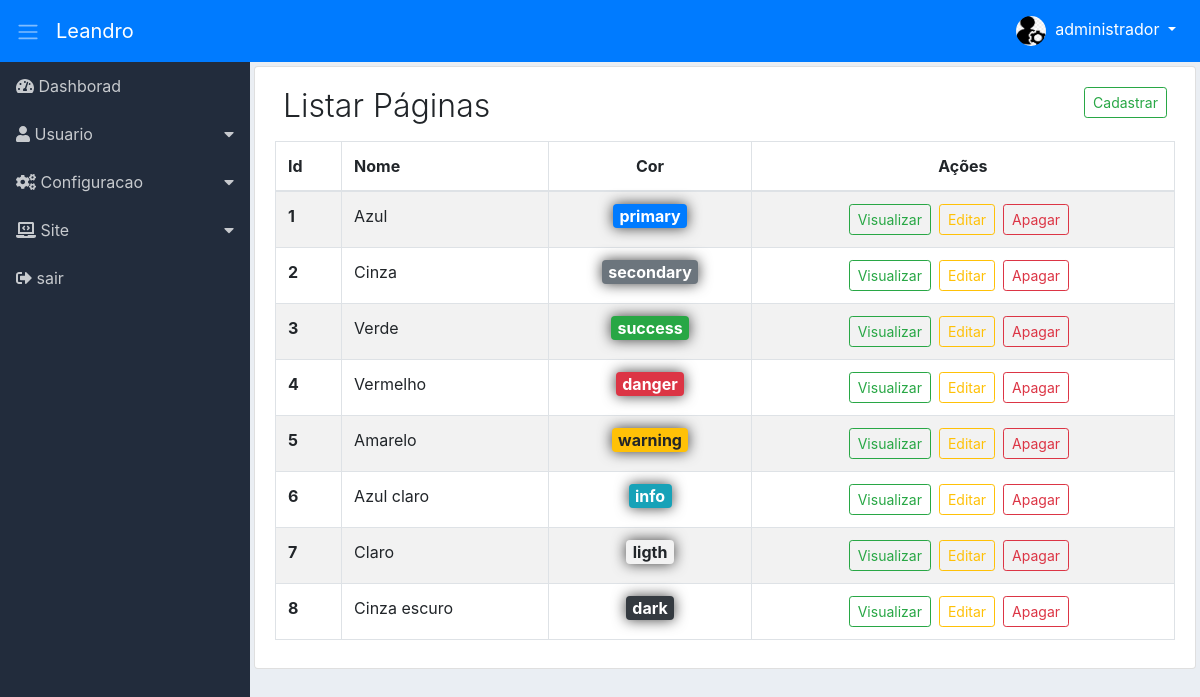
The app's page /adm/list-color/list-colors (signed in) with its own data.
### tables this page shows
CREATE TABLE `adms_niveis_acessos_paginas` (
  `id` int(11) NOT NULL,
  `permissao` int(11) NOT NULL,
  `ordem` int(11) NOT NULL,
  `dropdown` int(11) NOT NULL DEFAULT 2,
  `lib_menu` int(11) NOT NULL DEFAULT 2,
  `adms_menu_id` int(11) NOT NULL DEFAULT 4,
  `adms_niveis_acesso_id` int(11) NOT NULL,
  `adms_pagina_id` int(11) NOT NULL,
  `created` datetime NOT NULL,
  `modified` datetime DEFAULT NULL
);

CREATE TABLE `adms_menus` (
  `id` int(11) NOT NULL,
  `nome` varchar(220) NOT NULL,
  `icone` varchar(40) NOT NULL,
  `ordem` int(11) NOT NULL,
  `adms_situacao_id` int(11) NOT NULL,
  `created` datetime NOT NULL,
  `modified` datetime DEFAULT NULL
);

CREATE TABLE `adms_cors` (
  `id` int(11) NOT NULL,
  `nome` varchar(220) NOT NULL,
  `cor` varchar(40) NOT NULL,
  `created` datetime NOT NULL,
  `modified` datetime DEFAULT NULL
);

### adm/module/administrative/Controllers/ListColor.php (called while the page is built, shortened)
<?php
class ListColor
{
    private $dados;
    public function listColors($pageId = null)
    {
        $this->pageId = (int) $pageId;
        $button = [
            'cadColor' => [
                'menu_controller' => 'register-new-color',
                'menu_metodo' => 'register-info-color'],
            'viewColor' => [
                'menu_controller' => 'view-info-color',
                'menu_metodo' => 'detail-info-color'],
            'editColor' => [
                'menu_controller' => 'edit-color',
                'menu_metodo' => 'edit-info-color'],
            'deleteColor' => [
                'menu_controller' => 'delete-color',
                'menu_metodo' => 'remove-color']
        ];
        $listButton = new \Module\administrative\Models\AdmsButton();
        $this->dados['buttonsColor'] = $listButton->validateButton($button);
        $listMenu = new \Module\administrative\Models\AdmsMenu();
        $this->dados['menu'] = $listMenu->itemMenu();
        $listColor = new \Module\administrative\Models\AdmsListColor();
        $this->dados['listColors'] = $listColor->listColors($this->pageId);
        $this->dados['pagination'] = $listColor->getResultPg();
        $loadView = new \Config\ConfigView("administrative/Views/colors/listColors", $this->dados);
        $loadView->renderView();
    }
}

### adm/module/administrative/Models/helper/AdmsRead.php (called while the page is built, shortened)
<?php
class AdmsRead extends AdmsConn
{
    private $select;
    private $values;
    private $result;
    private $query;
    function getResult()
    {
        return $this->result;
    }
    public function fullRead($query, $parseString = null)
    {
        $this->select = (string) $query;
        if (!empty($parseString)) {
            parse_str($parseString, $this->values);
        }
        $this->exeInstruction();
    }
    private function exeInstruction()
    {
        $this->conection();
        try {
            $this->getInstruction();
            $this->query->execute();
            $this->result = $this->query->fetchAll();
        } catch (Exception $exc) {
            $this->result = null;
        }
    }
    private function conection()
    {
        $this->conn = parent::getConn();
        $this->query = $this->conn->prepare($this->select);
        $this->query->setFetchMode(PDO::FETCH_ASSOC);
    }
    private function getInstruction()
    {
        if ($this->values) {
            foreach ($this->values as $Link => $Valor) {
                if ($Link == 'limit' || $Link == 'offset') {
                    $Valor = (int) $Valor;
                }
                $this->query->bindValue(":{$Link}", $Valor,
                        (is_int($Valor) ? PDO::PARAM_INT : PDO::PARAM_STR));
            }
        }
    }
}

### adm/module/administrative/Models/helper/AdmsConn.php (called while the page is built, shortened)
<?php
class AdmsConn
{
    public static $host = HOST;
    public static $Uuser = USER;
    public static $pass = PASS;
    public static $dbname = DBNAME;
    private static $connect = null;
    private static function connect()
    {
        try {
            if (self::$connect == null) {
                self::$connect = new PDO('mysql:host=' .self::$host . ';dbname='
                . self::$dbname, self::$Uuser, self::$pass);
            }
        } catch (Exception $exc) {
            echo 'mensagem: ' . $exc->getMessage();
            die;
        }
        return self::$connect;
    }
    public function getConn()
    {
        return self::connect();
    }
}

### adm/module/administrative/Models/AdmsMenu.php (called while the page is built, shortened)
<?php
class AdmsMenu
{
    public function itemMenu()
    {
        $listMenu = new \Module\administrative\Models\helper\AdmsRead();
        $listMenu->fullRead(
                "SELECT
                    nivpg.dropdown,
                    men.id id_menu,
                    men.nome nome_menu,
                    men.icone icone_menu,
                    pg.id id_pg,
                    pg.menu_controller pg_controller,
                    pg.menu_metodo pg_metodo,
                    pg.nome_pagina pg_nome,
                    pg.icone pg_icon
                FROM
                    adms_niveis_acessos_paginas nivpg
                INNER JOIN
                    adms_menus men
                    ON men.id = nivpg.adms_menu_id
                INNER JOIN
                    adms_paginas pg
                    ON pg.id = nivpg.adms_pagina_id
                WHERE
                    nivpg.adms_niveis_acesso_id =:adms_niveis_acesso_id
                    AND nivpg.permissao =:permissao
                    AND nivpg.lib_menu =:lib_menu
                ORDER BY
                    men.ordem, nivpg.ordem ASC",
                "adms_niveis_acesso_id=" . $_SESSION['userAccessLevel'] . "&permissao=1&lib_menu=1");
        $this->result = $listMenu->getResult();
        return $this->result;
    }
}

### adm/module/administrative/Models/AdmsListColor.php (called while the page is built, shortened)
<?php
class AdmsListColor
{
    private $limitResult = 20;
    public function listColors($pageId = null)
    {
        $this->pageId = (int) $pageId;
        $pagination = new \Module\administrative\Models\helper\AdmsPagination(
                URLADM . 'list-color/list-colors');
        $pagination->condition($this->pageId, $this->limitResult);
        $pagination->pagination(
                "SELECT COUNT(id) as numResult
                FROM adms_cors",
                "ordem=" . $_SESSION['userOrdemAcesso']);
        $listColor = new \Module\administrative\Models\helper\AdmsRead();
        $listColor->fullRead(
                "SELECT id, nome, cor
                FROM adms_cors
                ORDER BY id ASC
                LIMIT :limit
                OFFSET :offset",
                "limit={$this->limitResult}&offset={$pagination->getOffSet()}");
        $this->result = $listColor->getResult();
        return $this->result;
    }
}

### adm/module/administrative/Models/helper/AdmsPagination.php (called while the page is built, shortened)
<?php
class AdmsPagination
{
    private $limitResult;
    private $offSet;
    private $result;
    function getResult()
    {
        return $this->result;
    }
    function getOffSet()
    {
        return $this->offSet;
    }
    public function condition($page, $limitResult)
    {
        $this->page = (int) $page ? $page : 1;
        $this->limitResult = (int) $limitResult;
        $this->offSet = ($this->page * $this->limitResult) - $this->limitResult;
    }
    public function pagination($query, $parseString = null)
    {
        $this->query = (string) $query;
        $this->parseString = (string) $parseString;
        $count = new \Module\administrative\Models\helper\AdmsRead();
        $count->fullRead($this->query, $this->parseString);
        $this->resultDb = $count->getResult();
        if ($this->resultDb[0]['numResult'] > $this->limitResult) {
            $this->instructionPagination();
        } else {
            $this->result = null;
        }
    }
}

### adm/module/administrative/Views/colors/listColors.php (the view, shortened to what this page needs)
<div class="content p-1">
    <div class="list-group-item">
        <div class="d-flex">
            <div class="mr-auto p-2">
                <h2 class="display-4 titulo">Listar Páginas</h2>
            </div>
            <?php
            if ($this->dados['buttonsColor']['cadColor']) {
                echo "<a href='" . URLADM . "register-new-color/register-info-color'>
                    <div class='p-2'>
                        <button class='btn btn-outline-success btn-sm'>Cadastrar</button>
                    </div>
                </a>";
            }
            ?>
        </div>
        <div class="table-responsive">
            <table class="table table-hover table-striped table-bordered">
                <thead>
                    <tr>
                        <th>Id</th>
                        <th>Nome</th>
                        <th class="d-none d-sm-table-cell text-center">Cor</th>
                        <th class="text-center">Ações</th>
                    </tr>
                </thead>
                <tbody>
                    <?php
                    foreach ($this->dados['listColors'] as $color) {
                        extract($color);
                        ?>
                        <tr>
                            <th><?php echo $id; ?></th>
                            <td><?php echo $nome; ?></td>
                            <td class="d-none d-sm-table-cell text-center">
                                <span class="badge badge-<?php echo $cor; ?>">
                                    <?php echo $cor; ?>
                                </span>
                            </td>
                            <td class="text-center">
                                <span class="d-none d-md-block">
                                    <?php
                                    if ($this->dados['buttonsColor']['viewColor']) {
                                        echo "<a href='" . URLADM . "view-info-color/detail-info-color/$id'
                                            class='btn btn-outline-success btn-sm mr-2'>Visualizar
                                         </a>";
                                    }
                                    if ($this->dados['buttonsColor']['editColor']) {
                                        echo "<a href='" . URLADM . "edit-color/edit-info-color/$id'
                                            class='btn btn-outline-warning btn-sm mr-2'>Editar
                                         </a>";
                                    }
                                    if ($this->dados['buttonsColor']['deleteColor']) {
                                        echo "<a href='" . URLADM . "delete-color/remove-color/$id'
                                            class='btn btn-outline-danger btn-sm mr-2'
                                            data-confirm='Tem certeza que deseja apagar cor ?'>
                                             Apagar
                                         </a>";
                                    }
                                    ?>
                                </span>
                            </td>
                        </tr>
                        <?php
                    }
                    ?>
                </tbody>
            </table>
        </div>
    </div>
</div>

### adm/module/administrative/Views/include/sidebar.php (shortened to what this page needs)
<div class="d-flex bd-highlight">
<nav class="sidebar">
    <ul class="list-unstyled">
        <?php
        $contDropdown = 0;
        $controDropFech = 0;
        foreach ($this->dados['menu'] as $menu) {
            extract($menu);
            if ($dropdown == 1) {
                if ($contDropdown != $id_menu) {
                    if (($controDropFech == 1) && ($contDropdown != 0)) {
                        echo "</ul></li>";
                        $controDropFech = 0;
                    }
                    echo "<li>
                        <a href='#submenu" . $id_menu . "' data-toggle='collapse'>
                            <i class='" . $icone_menu . "'></i> " . $nome_menu . "
                        </a>
                        <ul class='list-unstyled collapse' id='submenu" . $id_menu . "'>";
                    $contDropdown = $id_menu;
                }
                $controDropFech = 1;
            } else {
                if ($controDropFech == 1) {
                    echo "</ul></li>";
                    $controDropFech = 0;
                }
                echo "<li>
                        <a href='" . URLADM . $pg_controller . "/" . $pg_metodo . "'>
                        <i class='" . $icone_menu . "'></i> " . $nome_menu . "</a>
                    </li>";
            }
        }
        ?>
    </ul>
</nav>

### adm/assets/css/dashboard.css (style rules this page uses)
body { background-color: #EAEEF3; }
.sidebar { background-color: #222C3C; min-width: 250px; max-width: 250px; min-height: calc(100vh - 56px); transition: all 0.3s; }
.sidebar ul li a { display: block; padding: 0.75rem 1rem; color: #C7CACE; text-decoration: none; }
.sidebar [data-toggle="collapse"] { position: relative; }
.sidebar [data-toggle="collapse"]:before { content: "\f0d7"; font-family: "Font Awesome 5 Free"; font-weight: 900; position: absolute; right: 1rem; }
.content { width: 100%; }
.titulo { font-size: 2.0rem !important; }
.badge { box-shadow: 0 0 14px 0 rgba(0, 0, 0, 0.75); font-size: 16px !important; }

### records on screen
adms_niveis_acessos_paginas: adms_menu.nome "Dashborad"
adms_niveis_acessos_paginas: adms_menu.nome "Usuario"
adms_niveis_acessos_paginas: adms_menu.nome "Configuracao"
adms_niveis_acessos_paginas: adms_menu.nome "Site"
adms_niveis_acessos_paginas: adms_menu.nome "sair"
adms_cors: id "1", nome "Azul", cor "primary"
adms_cors: id "2", nome "Cinza", cor "secondary"
adms_cors: id "3", nome "Verde", cor "success"
adms_cors: id "4", nome "Vermelho", cor "danger"
adms_cors: id "5", nome "Amarelo", cor "warning"
adms_cors: id "6", nome "Azul claro", cor "info"
adms_cors: id "7", nome "Claro", cor "ligth"
adms_cors: id "8", nome "Cinza escuro", cor "dark"

### other values on screen
$nomeUser[0] "administrador"
